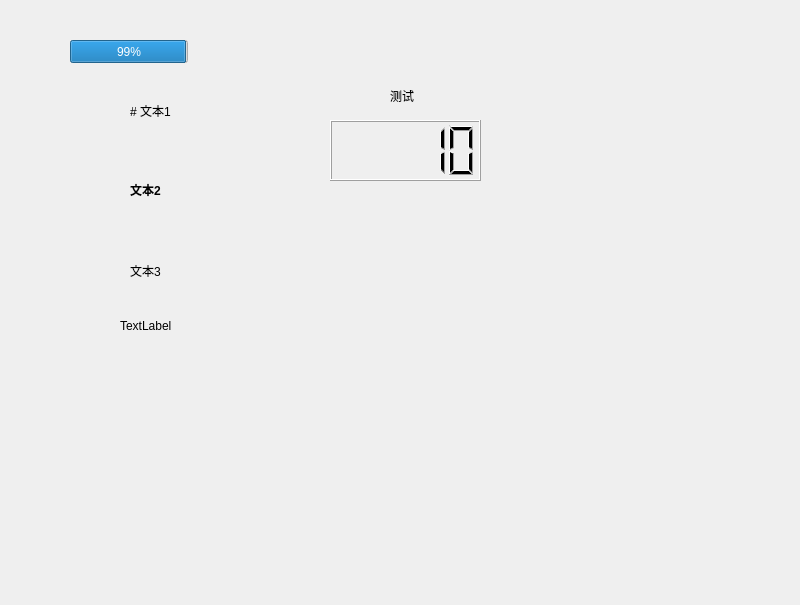
<?xml version="1.0" encoding="UTF-8"?>
<ui version="4.0">
 <class>Widget</class>
 <widget class="QWidget" name="Widget">
  <property name="geometry">
   <rect>
    <x>0</x>
    <y>0</y>
    <width>800</width>
    <height>605</height>
   </rect>
  </property>
  <property name="windowTitle">
   <string>Widget</string>
  </property>
  <widget class="QLabel" name="label">
   <property name="geometry">
    <rect>
     <x>130</x>
     <y>100</y>
     <width>71</width>
     <height>21</height>
    </rect>
   </property>
   <property name="text">
    <string># 文本1</string>
   </property>
   <property name="textFormat">
    <enum>Qt::MarkdownText</enum>
   </property>
  </widget>
  <widget class="QLabel" name="label_2">
   <property name="geometry">
    <rect>
     <x>130</x>
     <y>180</y>
     <width>61</width>
     <height>21</height>
    </rect>
   </property>
   <property name="text">
    <string>&lt;b&gt; 文本2 &lt;/b&gt;</string>
   </property>
  </widget>
  <widget class="QLabel" name="label_3">
   <property name="geometry">
    <rect>
     <x>130</x>
     <y>260</y>
     <width>71</width>
     <height>21</height>
    </rect>
   </property>
   <property name="text">
    <string>文本3</string>
   </property>
  </widget>
  <widget class="QLabel" name="label_4">
   <property name="geometry">
    <rect>
     <x>120</x>
     <y>320</y>
     <width>54</width>
     <height>12</height>
    </rect>
   </property>
   <property name="text">
    <string>TextLabel</string>
   </property>
  </widget>
  <widget class="QLCDNumber" name="lcdNumber">
   <property name="geometry">
    <rect>
     <x>330</x>
     <y>120</y>
     <width>151</width>
     <height>61</height>
    </rect>
   </property>
   <property name="segmentStyle">
    <enum>QLCDNumber::Filled</enum>
   </property>
   <property name="intValue" stdset="0">
    <number>10</number>
   </property>
  </widget>
  <widget class="QLabel" name="label_5">
   <property name="geometry">
    <rect>
     <x>390</x>
     <y>90</y>
     <width>54</width>
     <height>12</height>
    </rect>
   </property>
   <property name="text">
    <string>测试</string>
   </property>
  </widget>
  <widget class="QProgressBar" name="progressBar">
   <property name="geometry">
    <rect>
     <x>70</x>
     <y>40</y>
     <width>118</width>
     <height>23</height>
    </rect>
   </property>
   <property name="value">
    <number>99</number>
   </property>
  </widget>
 </widget>
 <resources/>
 <connections/>
</ui>
